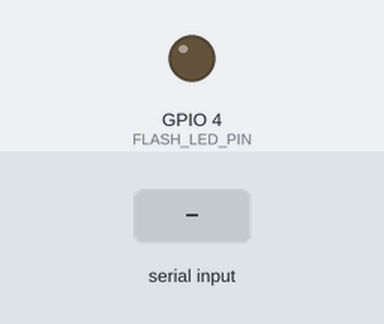
This sketch was run on a simulated ESP32. Shown: output pins drawn as LEDs (lit = HIGH). The test bench sets the inputs (shaded band). WiFi joins after 1.5 s; servers stay silent unless stated; uploads are accepted with an empty reply; the camera gives no picture; what the sketch prints to the serial monitor is not drawn.

Above: at 4.0 s.
4.1 s: "CAPTURE\n" received over Serial
At 4.5 s:
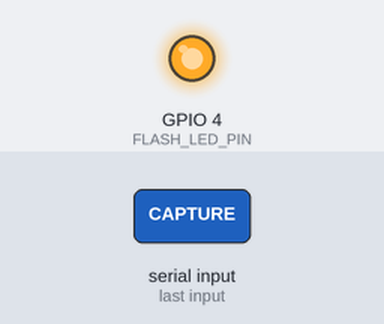
6.5 s: "{\n" received over Serial
9.5 s: "PING\n" received over Serial
Timing chart, 0 to 12.5 s (numbered marks = the images above; inputs shaded):
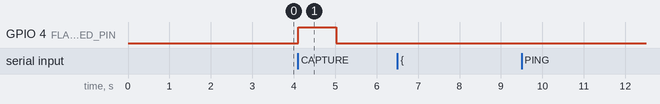

Measured:
- after the input at 4.1 s, GPIO 4 (FLASH_LED_PIN): LOW → HIGH at once, → LOW 0.92 s later
- after the input at 6.5 s, every drawn part: stays the same
- after the input at 9.5 s, every drawn part: stays the same

The sketch:

esp32cam_-_code.ino
```cpp
#include <WiFi.h>
#include <HTTPClient.h>
#include "esp_camera.h"

// =========================================================
// Smart Bin - ESP32-CAM
// WiFi + Camera + Python Server + UART to Main ESP32
//
// פקודות מה-ESP32 הראשי:
// PING    -> מחזיר PONG
// CAPTURE -> מצלם, שולח לשרת, מחזיר JSON
//
// חשוב:
// במצב עבודה מול ESP32 ראשי לא מדפיסים Debug ל-Serial,
// כי Serial הוא גם קו ה-UART שמחובר לבקר הראשי.
// =========================================================


// =========================================================
// Debug
// false = מצב עבודה מול ESP32 ראשי
// true  = מצב בדיקה מול Serial Monitor בלבד
// =========================================================
#define DEBUG_MODE false

#define DEBUG_PRINT(x)    if (DEBUG_MODE) { Serial.print(x); }
#define DEBUG_PRINTLN(x)  if (DEBUG_MODE) { Serial.println(x); }


// =========================================================
// WiFi + Server
// =========================================================
const char* WIFI_SSID = "College";
const char* WIFI_PASSWORD = "Amal1@st";

// לשנות ל-IP של המחשב שעליו רץ שרת Python
const char* SERVER_URL = "http://10.0.0.231:5000/classify";


// =========================================================
// Flash
// =========================================================
#define USE_FLASH true
#define FLASH_LED_PIN 4
#define FLASH_STABILIZE_DELAY_MS 600


// =========================================================
// HTTP Settings
// =========================================================
#define SERVER_SEND_RETRIES 3
#define SERVER_RETRY_DELAY_MS 1200
#define HTTP_TIMEOUT_MS 20000


// =========================================================
// AI Thinker ESP32-CAM Pins
// =========================================================
#define PWDN_GPIO_NUM     32
#define RESET_GPIO_NUM    -1
#define XCLK_GPIO_NUM      0
#define SIOD_GPIO_NUM     26
#define SIOC_GPIO_NUM     27

#define Y9_GPIO_NUM       35
#define Y8_GPIO_NUM       34
#define Y7_GPIO_NUM       39
#define Y6_GPIO_NUM       36
#define Y5_GPIO_NUM       21
#define Y4_GPIO_NUM       19
#define Y3_GPIO_NUM       18
#define Y2_GPIO_NUM        5

#define VSYNC_GPIO_NUM    25
#define HREF_GPIO_NUM     23
#define PCLK_GPIO_NUM     22


// =========================================================
// Connect To WiFi
// =========================================================
bool connectToWiFi() {
  WiFi.mode(WIFI_STA);
  WiFi.begin(WIFI_SSID, WIFI_PASSWORD);

  int attempts = 0;

  while (WiFi.status() != WL_CONNECTED && attempts < 40) {
    delay(500);
    attempts++;
  }

  if (WiFi.status() == WL_CONNECTED) {
    DEBUG_PRINTLN("WiFi connected");
    DEBUG_PRINT("IP: ");
    DEBUG_PRINTLN(WiFi.localIP());
    return true;
  }

  DEBUG_PRINTLN("WiFi connection failed");
  return false;
}


// =========================================================
// Init Camera
// =========================================================
bool initCamera() {
  camera_config_t config;

  config.ledc_channel = LEDC_CHANNEL_0;
  config.ledc_timer = LEDC_TIMER_0;

  config.pin_d0 = Y2_GPIO_NUM;
  config.pin_d1 = Y3_GPIO_NUM;
  config.pin_d2 = Y4_GPIO_NUM;
  config.pin_d3 = Y5_GPIO_NUM;
  config.pin_d4 = Y6_GPIO_NUM;
  config.pin_d5 = Y7_GPIO_NUM;
  config.pin_d6 = Y8_GPIO_NUM;
  config.pin_d7 = Y9_GPIO_NUM;

  config.pin_xclk = XCLK_GPIO_NUM;
  config.pin_pclk = PCLK_GPIO_NUM;
  config.pin_vsync = VSYNC_GPIO_NUM;
  config.pin_href = HREF_GPIO_NUM;

  config.pin_sccb_sda = SIOD_GPIO_NUM;
  config.pin_sccb_scl = SIOC_GPIO_NUM;

  config.pin_pwdn = PWDN_GPIO_NUM;
  config.pin_reset = RESET_GPIO_NUM;

  config.xclk_freq_hz = 20000000;
  config.pixel_format = PIXFORMAT_JPEG;

  if (psramFound()) {
    config.frame_size = FRAMESIZE_VGA;
    config.jpeg_quality = 12;
    config.fb_count = 2;
  } else {
    config.frame_size = FRAMESIZE_QVGA;
    config.jpeg_quality = 15;
    config.fb_count = 1;
  }

  esp_err_t err = esp_camera_init(&config);

  if (err != ESP_OK) {
    DEBUG_PRINT("Camera init failed. Error: 0x");
    if (DEBUG_MODE) {
      Serial.println(err, HEX);
    }
    return false;
  }

  DEBUG_PRINTLN("Camera initialized");
  return true;
}


// =========================================================
// Flash
// =========================================================
void turnFlashOn() {
  if (USE_FLASH) {
    digitalWrite(FLASH_LED_PIN, HIGH);
    delay(FLASH_STABILIZE_DELAY_MS);
  }
}


void turnFlashOff() {
  if (USE_FLASH) {
    digitalWrite(FLASH_LED_PIN, LOW);
  }
}


// =========================================================
// Send Photo Buffer To Python Server
// מחזיר את ה-JSON שהשרת החזיר
// =========================================================
String sendPhotoBufferToServer(camera_fb_t* fb) {
  HTTPClient http;

  http.begin(SERVER_URL);
  http.setTimeout(HTTP_TIMEOUT_MS);

  String boundary = "----SmartBinBoundary";
  String contentType = "multipart/form-data; boundary=" + boundary;

  http.addHeader("Content-Type", contentType);

  String bodyStart =
    "--" + boundary + "\r\n"
    "Content-Disposition: form-data; name=\"image\"; filename=\"esp32cam.jpg\"\r\n"
    "Content-Type: image/jpeg\r\n\r\n";

  String bodyEnd =
    "\r\n--" + boundary + "--\r\n";

  int totalLength = bodyStart.length() + fb->len + bodyEnd.length();

  uint8_t* requestBody = (uint8_t*)malloc(totalLength);

  if (!requestBody) {
    http.end();
    return "{\"success\":false,\"category\":\"unknown\",\"confidence\":0,\"reason\":\"ESP32-CAM memory allocation failed\"}";
  }

  memcpy(requestBody, bodyStart.c_str(), bodyStart.length());
  memcpy(requestBody + bodyStart.length(), fb->buf, fb->len);
  memcpy(requestBody + bodyStart.length() + fb->len, bodyEnd.c_str(), bodyEnd.length());

  int httpResponseCode = http.POST(requestBody, totalLength);

  free(requestBody);

  if (httpResponseCode == 200) {
    String response = http.getString();
    response.trim();
    http.end();

    if (response.startsWith("{")) {
      return response;
    }

    return "{\"success\":false,\"category\":\"unknown\",\"confidence\":0,\"reason\":\"Server response was not valid JSON\"}";
  }

  String errorText = http.errorToString(httpResponseCode);
  http.end();

  return "{\"success\":false,\"category\":\"unknown\",\"confidence\":0,\"reason\":\"HTTP request failed\"}";
}


// =========================================================
// Capture, Send To Server, Return JSON
// =========================================================
String captureSendAndReturnJson() {
  if (WiFi.status() != WL_CONNECTED) {
    bool wifiOk = connectToWiFi();

    if (!wifiOk) {
      return "{\"success\":false,\"category\":\"unknown\",\"confidence\":0,\"reason\":\"WiFi not connected\"}";
    }
  }

  turnFlashOn();

  // פריים חימום
  camera_fb_t* warmupFb = esp_camera_fb_get();

  if (warmupFb) {
    esp_camera_fb_return(warmupFb);
  }

  delay(200);

  camera_fb_t* fb = esp_camera_fb_get();

  turnFlashOff();

  if (!fb) {
    return "{\"success\":false,\"category\":\"unknown\",\"confidence\":0,\"reason\":\"Camera capture failed\"}";
  }

  String serverResponse = "";

  for (int attempt = 1; attempt <= SERVER_SEND_RETRIES; attempt++) {
    serverResponse = sendPhotoBufferToServer(fb);

    if (serverResponse.startsWith("{") && serverResponse.indexOf("\"success\":true") != -1) {
      break;
    }

    if (attempt < SERVER_SEND_RETRIES) {
      delay(SERVER_RETRY_DELAY_MS);
    }
  }

  esp_camera_fb_return(fb);

  if (serverResponse.length() == 0) {
    return "{\"success\":false,\"category\":\"unknown\",\"confidence\":0,\"reason\":\"No response from server\"}";
  }

  return serverResponse;
}


// =========================================================
// Handle Command From Main ESP32
// =========================================================
void handleMainCommand(String command) {
  command.trim();

  if (command.length() == 0) {
    return;
  }

  if (command == "PING") {
    Serial.println("PONG");
    return;
  }

  if (command == "CAPTURE") {
    String jsonResponse = captureSendAndReturnJson();

    jsonResponse.trim();

    if (!jsonResponse.startsWith("{")) {
      jsonResponse = "{\"success\":false,\"category\":\"unknown\",\"confidence\":0,\"reason\":\"Invalid JSON response\"}";
    }

    Serial.println(jsonResponse);
    return;
  }

  Serial.println("{\"success\":false,\"category\":\"unknown\",\"confidence\":0,\"reason\":\"Unknown command\"}");
}


// =========================================================
// setup
// =========================================================
void setup() {
  Serial.begin(115200);
  delay(1000);

  pinMode(FLASH_LED_PIN, OUTPUT);
  digitalWrite(FLASH_LED_PIN, LOW);

  bool wifiOk = connectToWiFi();
  bool cameraOk = initCamera();

  if (!wifiOk) {
    DEBUG_PRINTLN("WiFi failed");
  }

  if (!cameraOk) {
    DEBUG_PRINTLN("Camera failed");
  }

  // לא מדפיסים כלום כאן במצב עבודה רגיל.
  // ה-ESP32 הראשי יקבל תשובות רק כשישלח PING/CAPTURE.
}


// =========================================================
// loop
// =========================================================
void loop() {
  if (Serial.available()) {
    String command = Serial.readStringUntil('\n');
    handleMainCommand(command);
  }

  delay(20);
}
```
